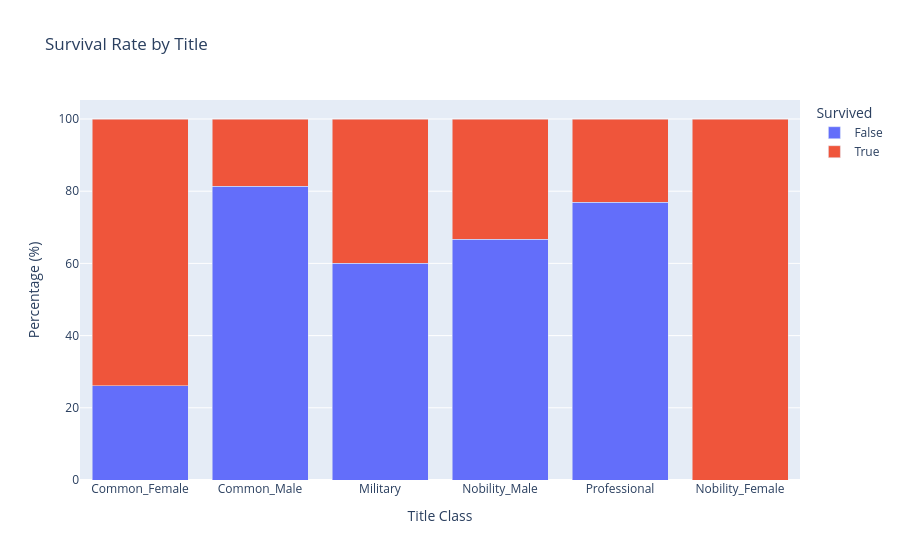

Notebook code for this chart:
### Markdown cell above
## 🌟 Above and Beyond 🌟

1. There appears to be a lot of different variations of similar titles. (such as abbreviations for Miss and Mademoiselle).

   Scan through the different titles to see which titles can be consolidated, then use what you know about data manipulation to simplify the distribution.

   Once you've finished, check the visualizations again to see if that made any difference.

2. The museum curator has room for a couple of nice visualizations for the exhibit. Create additional visualizations that are suitable for public display.

### Code cell
# Clasify titles into common male, common female, military, professional, and nobility male and nobility female

df = df.with_columns(
    pl.when(pl.col('Title').is_in(['Mr.', 'Master.'])).then(pl.lit('Common_Male'))
    .when(pl.col('Title').is_in(['Mrs.', 'Ms.', 'Mme.', 'Mlle.', 'Miss.'])).then(pl.lit('Common_Female'))
    .when(pl.col('Title').is_in(['Col.', 'Major.', 'Capt.'])).then(pl.lit('Military'))
    .when(pl.col('Title').is_in(['Dr.', 'Rev.'])).then(pl.lit('Professional'))
    .when(pl.col('Title').is_in(['Jonkheer.', 'Sir.', 'Don.'])).then(pl.lit('Nobility_Male'))
    .when(pl.col('Title').is_in(['Countess.', 'Lady.'])).then(pl.lit('Nobility_Female'))
    .otherwise(pl.col('Title')).alias('Title_Class_Gendered')
)

counts = df.to_pandas().groupby(['Title_Class_Gendered', 'Survived']).size().reset_index(name='Count')
counts['Percentage'] = counts.groupby('Title_Class_Gendered')['Count'].transform(lambda x: x / x.sum() * 100)

fig = px.bar(
    counts,
    x='Title_Class_Gendered',
    y='Percentage',
    color='Survived',
    title='Survival Rate by Title',
    labels={'Title_Class_Gendered': 'Title Class', 'Percentage': 'Percentage (%)'},
    barmode='stack',
)
fig.show()

### Figure 1 — Plotly figure (JSON) as saved in the notebook; plotly's stock layout.template omitted (floating-point values rounded to 4 significant figures)
{"data": [{"hovertemplate": "Survived=False<br>Title Class=%{x}<br>Percentage (%)=%{y}<extra></extra>", "legendgroup": "False", "marker": {"color": "#636efa", "pattern": {"shape": ""}}, "name": "False", "orientation": "v", "showlegend": true, "textposition": "auto", "type": "bar", "x": ["Common_Female", "Common_Male", "Military", "Nobility_Male", "Professional"], "xaxis": "x", "y": [26.05, 81.33, 60.0, 66.67, 76.92], "yaxis": "y"}, {"hovertemplate": "Survived=True<br>Title Class=%{x}<br>Percentage (%)=%{y}<extra></extra>", "legendgroup": "True", "marker": {"color": "#EF553B", "pattern": {"shape": ""}}, "name": "True", "orientation": "v", "showlegend": true, "textposition": "auto", "type": "bar", "x": ["Common_Female", "Common_Male", "Military", "Nobility_Female", "Nobility_Male", "Professional"], "xaxis": "x", "y": [73.95, 18.67, 40.0, 100.0, 33.33, 23.08], "yaxis": "y"}], "layout": {"barmode": "stack", "legend": {"title": {"text": "Survived"}, "tracegroupgap": 0}, "title": {"text": "Survival Rate by Title"}, "xaxis": {"anchor": "y", "domain": [0, 1], "title": {"text": "Title Class"}}, "yaxis": {"anchor": "x", "domain": [0, 1], "title": {"text": "Percentage (%)"}}}}
